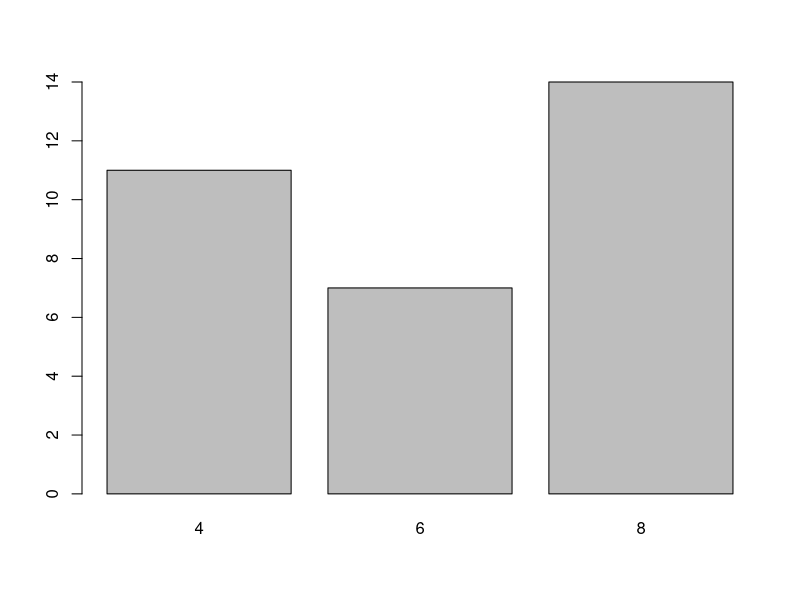

R code for this plot:

library(datasets)
#conjunto de datos de coches
head(mtcars)

cylinders <- table(mtcars$cyl) 
cylinders
barplot(cylinders)              

